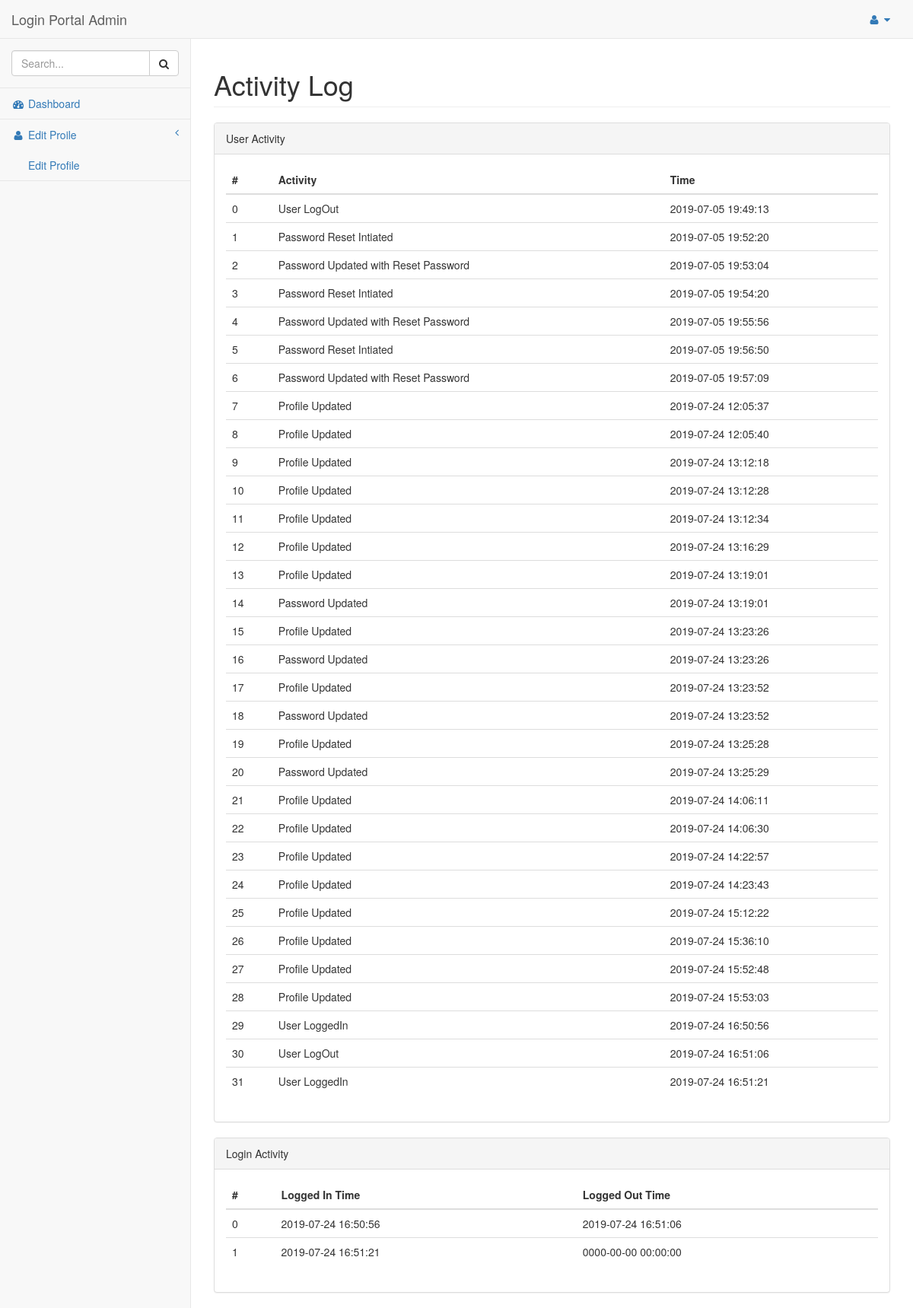
Screenshot of /activity.php (signed in) with the database file from the repository.
### tables this page shows
CREATE TABLE `user_activity` (
  `id` int(11) NOT NULL,
  `uid` int(11) NOT NULL,
  `activity` varchar(255) NOT NULL,
  `created` datetime NOT NULL DEFAULT current_timestamp()
);

### activity.php (the view, shortened to what this page needs)
<?php
require_once('includes/connect.php');
include('includes/header.php');
include('includes/navigation.php');
$userid = 2;
?>
<div id="page-wrapper" style="min-height: 345px;">
    <div class="row">
        <div class="col-lg-12">
            <h1 class="page-header">Activity Log</h1>
        </div>
    </div>
    <div class="row">
        <div class="col-lg-12">
            <div class="panel panel-default">
                <div class="panel-heading">
                    User Activity
                </div>
                <div class="panel-body">
                    <div class="table-responsive">
                        <table class="table table-hover">
                            <thead>
                                <tr>
                                    <th>#</th>
                                    <th>Activity</th>
                                    <th>Time</th>
                                </tr>
                            </thead>
                            <tbody>
                                <?php
                                    $actsql = "SELECT * FROM user_activity WHERE uid=?";
                                    $actresult = $db->prepare($actsql);
                                    $actresult->execute(array($userid));
                                    $actres = $actresult->fetchAll(PDO::FETCH_ASSOC);
                                    $i = 0;
                                    foreach ($actres as $activity) {
                                ?>
                                <tr>
                                    <td><?php echo $i; ?></td>
                                    <td><?php echo $activity['activity']; ?></td>
                                    <td><?php echo $activity['created']; ?></td>
                                </tr>
                                <?php $i++; } ?>
                            </tbody>
                        </table>
                    </div>
                </div>
            </div>
            <div class="panel panel-default">
                <div class="panel-heading">
                    Login Activity
                </div>
                <div class="panel-body">
                    <div class="table-responsive">
                        <table class="table table-hover">
                            <thead>
                                <tr>
                                    <th>#</th>
                                    <th>Logged In Time</th>
                                    <th>Logged Out Time</th>
                                </tr>
                            </thead>
                            <tbody>
                                <?php
                                    $logsql = "SELECT * FROM login_log WHERE uid=?";
                                    $logresult = $db->prepare($logsql);
                                    $logresult->execute(array($userid));
                                    $logres = $logresult->fetchAll(PDO::FETCH_ASSOC);
                                    $i = 0;
                                    foreach ($logres as $log) {
                                ?>
                                <tr>
                                    <td><?php echo $i; ?></td>
                                    <td><?php echo $log['loggedin']; ?></td>
                                    <td><?php echo $log['loggedout']; ?></td>
                                </tr>
                                <?php $i++; } ?>
                            </tbody>
                        </table>
                    </div>
                </div>
            </div>
    </div>
</div>
<?php include('includes/footer.php'); ?>

### includes/header.php (shortened to what this page needs)
<!DOCTYPE html>
<html lang="en">
<head>
    <link href="./vendor/bootstrap/css/bootstrap.min.css" rel="stylesheet">
    <link href="./dist/css/sb-admin-2.css" rel="stylesheet">
    <link href="./vendor/font-awesome/css/font-awesome.min.css" rel="stylesheet" type="text/css">
</head>
<body>
    <div id="wrapper">

### includes/navigation.php (shortened to what this page needs)
<nav class="navbar navbar-default navbar-static-top" role="navigation" style="margin-bottom: 0">
    <div class="navbar-header">
        <a class="navbar-brand" href="index.php">Login Portal Admin</a>
    </div>
    <ul class="nav navbar-top-links navbar-right">
        <li class="dropdown">
            <a class="dropdown-toggle" data-toggle="dropdown" href="#">
                <i class="fa fa-user fa-fw"></i> <i class="fa fa-caret-down"></i>
            </a>
        </li>
    </ul>
    <div class="navbar-default sidebar" role="navigation">
        <div class="sidebar-nav navbar-collapse">
            <ul class="nav" id="side-menu">
                <li class="sidebar-search">
                    <div class="input-group custom-search-form">
                        <input type="text" class="form-control" placeholder="Search...">
                        <span class="input-group-btn">
                        <button class="btn btn-default" type="button">
                            <i class="fa fa-search"></i>
                        </button>
                    </span>
                    </div>
                </li>
                <li>
                    <a href="index.php"><i class="fa fa-dashboard fa-fw"></i> Dashboard</a>
                </li>
                <li>
                    <a href="#"><i class="fa fa-user fa-fw"></i> Edit Proile<span class="fa arrow"></span></a>
                    <ul class="nav nav-second-level">
                        <li>
                            <a href="edit-profile.php">Edit Profile</a>
                        </li>
                    </ul>
                </li>
            </ul>
        </div>
    </div>
</nav>

### includes/footer.php
    </div>
</body>
</html>

### rows the page displays
user_activity: activity "User LogOut", created "2019-07-05 19:49:13"
user_activity: activity "Password Reset Intiated", created "2019-07-05 19:52:20"
user_activity: activity "Password Updated with Reset Password", created "2019-07-05 19:53:04"
user_activity: activity "Password Reset Intiated", created "2019-07-05 19:54:20"
user_activity: activity "Password Updated with Reset Password", created "2019-07-05 19:55:56"
user_activity: activity "Password Reset Intiated", created "2019-07-05 19:56:50"
user_activity: activity "Password Updated with Reset Password", created "2019-07-05 19:57:09"
user_activity: activity "Profile Updated", created "2019-07-24 12:05:37"
user_activity: activity "Profile Updated", created "2019-07-24 12:05:40"
user_activity: activity "Profile Updated", created "2019-07-24 13:12:18"
user_activity: activity "Profile Updated", created "2019-07-24 13:12:28"
user_activity: activity "Profile Updated", created "2019-07-24 13:12:34"
user_activity: activity "Profile Updated", created "2019-07-24 13:16:29"
user_activity: activity "Profile Updated", created "2019-07-24 13:19:01"
user_activity: activity "Password Updated", created "2019-07-24 13:19:01"
user_activity: activity "Profile Updated", created "2019-07-24 13:23:26"
user_activity: activity "Password Updated", created "2019-07-24 13:23:26"
user_activity: activity "Profile Updated", created "2019-07-24 13:23:52"
user_activity: activity "Password Updated", created "2019-07-24 13:23:52"
user_activity: activity "Profile Updated", created "2019-07-24 13:25:28"
user_activity: activity "Password Updated", created "2019-07-24 13:25:29"
user_activity: activity "Profile Updated", created "2019-07-24 14:06:11"
user_activity: activity "Profile Updated", created "2019-07-24 14:06:30"
user_activity: activity "Profile Updated", created "2019-07-24 14:22:57"
user_activity: activity "Profile Updated", created "2019-07-24 14:23:43"
user_activity: activity "Profile Updated", created "2019-07-24 15:12:22"
user_activity: activity "Profile Updated", created "2019-07-24 15:36:10"
user_activity: activity "Profile Updated", created "2019-07-24 15:52:48"
user_activity: activity "Profile Updated", created "2019-07-24 15:53:03"
user_activity: activity "User LoggedIn", created "2019-07-24 16:50:56"
user_activity: activity "User LogOut", created "2019-07-24 16:51:06"
user_activity: activity "User LoggedIn", created "2019-07-24 16:51:21"

### other values shown
$log['loggedin'] "2019-07-24 16:50:56"
$log['loggedout'] "2019-07-24 16:51:06"
$log['loggedin'] "2019-07-24 16:51:21"
$log['loggedout'] "0000-00-00 00:00:00"
